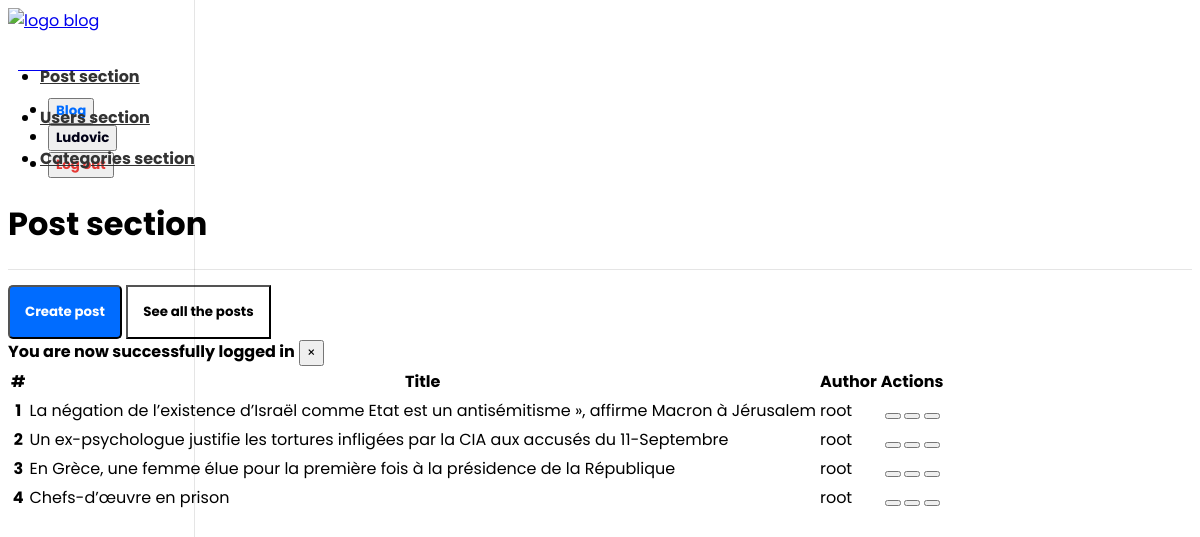
The page /app/admin/posts/posts.php (signed in) on the database its author committed.
### tables this page shows
CREATE TABLE `posts` (
  `id` int(11) NOT NULL,
  `user_id` int(11) NOT NULL,
  `categorie_id` int(11) DEFAULT NULL,
  `body` text NOT NULL,
  `image` varchar(255) NOT NULL,
  `title` varchar(255) NOT NULL,
  `published` tinyint(4) NOT NULL,
  `created_at` timestamp NOT NULL DEFAULT current_timestamp()
);

CREATE TABLE `users` (
  `id` int(11) NOT NULL,
  `admin` tinyint(1) NOT NULL,
  `user_name` varchar(255) NOT NULL,
  `email` varchar(255) NOT NULL,
  `password` varchar(255) NOT NULL,
  `created_at` timestamp NOT NULL DEFAULT current_timestamp()
);

### app/db/database.php (called while the page is built, shortened)
<?php
require("connect.php");
function execQuery($sql, $data)
{
    global $conn;
    $fetcher = $conn->prepare($sql);
    $values  = array_values($data);
    $types   = str_repeat("s", count($values));
    $fetcher->bind_param($types, ...$values);
    $fetcher->execute();
    return $fetcher;
}
function getPublishedUser()
{
    $sql = "SELECT p.*, u.user_name FROM posts AS p JOIN users AS u ON p.user_id=u.id WHERE p.published = ?";
    $fetcher = execQuery($sql, ["published" => 1]);
    $payload = $fetcher->get_result()->fetch_all(MYSQLI_ASSOC);
    return $payload;
}

### app/admin/posts/posts.php (the view, shortened to what this page needs)
<?php
    $posts = getPublishedUser();
?>
<!DOCTYPE html>
<html lang="en">
<head>
    <link rel="stylesheet"
        href="https://unpkg.com/bootstrap-material-design@4.1.1/dist/css/bootstrap-material-design.min.css"
 />
    <link rel="stylesheet" href="https://unicons.iconscout.com/release/v2.0.1/css/unicons.css" />
    <link href="../../../assets/dashboard.css" rel="stylesheet" />
</head>
<body>
    <?php include(ROOT_PATH . "/app/components/navbar_dashboard.php") ?>
    <div class="container-fluid">
        <div class="row">
            <main role="main" class="col-md-9 ml-sm-auto col-lg-10 pt-3 px-4">
                <div
                    class="d-flex justify-content-between flex-wrap flex-md-nowrap align-items-center pb-2 mb-3 border-bottom">
                    <h1 style="font-weight: bold">Post section</h1>
                </div>
                <a href="<?php echo BASE_URL . "app/admin/posts/create_posts.php" ?>" style="text-decoration: none">
                    <button class="btn mr-2"
                        style="background-color: #006cff; color: white; padding: 15px; font-weight: bold; margin-top: 15px; border-radius: 5px">
                        <i class='uil uil-comment-alt-edit'></i> Create post
                    </button>
                </a>
                <a href="<?php echo BASE_URL . "app/admin/posts/posts.php" ?>" style="text-decoration: none">
                    <button class="btn"
                        style="background-color: white; color: black; padding: 15px; font-weight: bold; margin-top: 15px">
                        See all the posts
                    </button>
                </a>
                <?php include(ROOT_PATH . "/app/components/message_handler.php") ?>
                <div class="mt-5">
                    <table class="table table-borderless">
                        <thead>
                            <tr>
                                <th scope="col">#</th>
                                <th scope="col">Title</th>
                                <th scope="col">Author</th>
                                <th scope="col">Actions</th>
                            </tr>
                        </thead>
                        <tbody>
                            <?php foreach ($posts as $key => $post): ?>
                            <tr>
                                <th scope="row"><?php echo $key + 1; ?></th>
                                <td><?php echo $post["title"]; ?></td>
                                <td><?php echo $post["user_name"]; ?></td>
                                <th>
                                    <button type="button" class="btn btn-secondary" data-toggle="tooltip"
                                        data-placement="top" title="Edit">
                                    </button>
                                    <button type="button" class="btn btn-secondary" data-toggle="tooltip"
                                        data-placement="top" title="Delete">
                                    </button>
                                    <?php if($post["published"]) : ?>
                                    <a href="edit_posts.php?published=0&p_id=<?php echo $post["id"] ?>">
                                        <button type="button" class="btn btn-secondary" data-toggle="tooltip"
                                            data-placement="top" title="Unpublish">
                                        </button>
                                    </a>
                                    <?php endif; ?>
                                </th>
                            </tr>
                            <?php endforeach; ?>
                        </tbody>
                    </table>
                </div>
            </main>
        </div>
    </div>
</body>
</html>

### assets/dashboard.css (style rules this page uses)
* { font-family: "Poppins", sans-serif !important; }
body { background-color: white !important; }
table td, table th { vertical-align: baseline !important; }
.border-bottom { border-bottom: 1px solid #e5e5e5; }

### rows shown on the page
posts: title "La négation de l’existence d’Israël comme Etat est un antisémitisme », affirme Macron à Jérusalem", user.user_name "root"
posts: title "Un ex-psychologue justifie les tortures infligées par la CIA aux accusés du 11-Septembre", user.user_name "root"
posts: title "En Grèce, une femme élue pour la première fois à la présidence de la République", user.user_name "root"
posts: title "Chefs-d’œuvre en prison", user.user_name "root"

### other values the page prints
$_SESSION['user_name'] "Ludovic"
$_SESSION["message"] "You are now successfully logged in"
